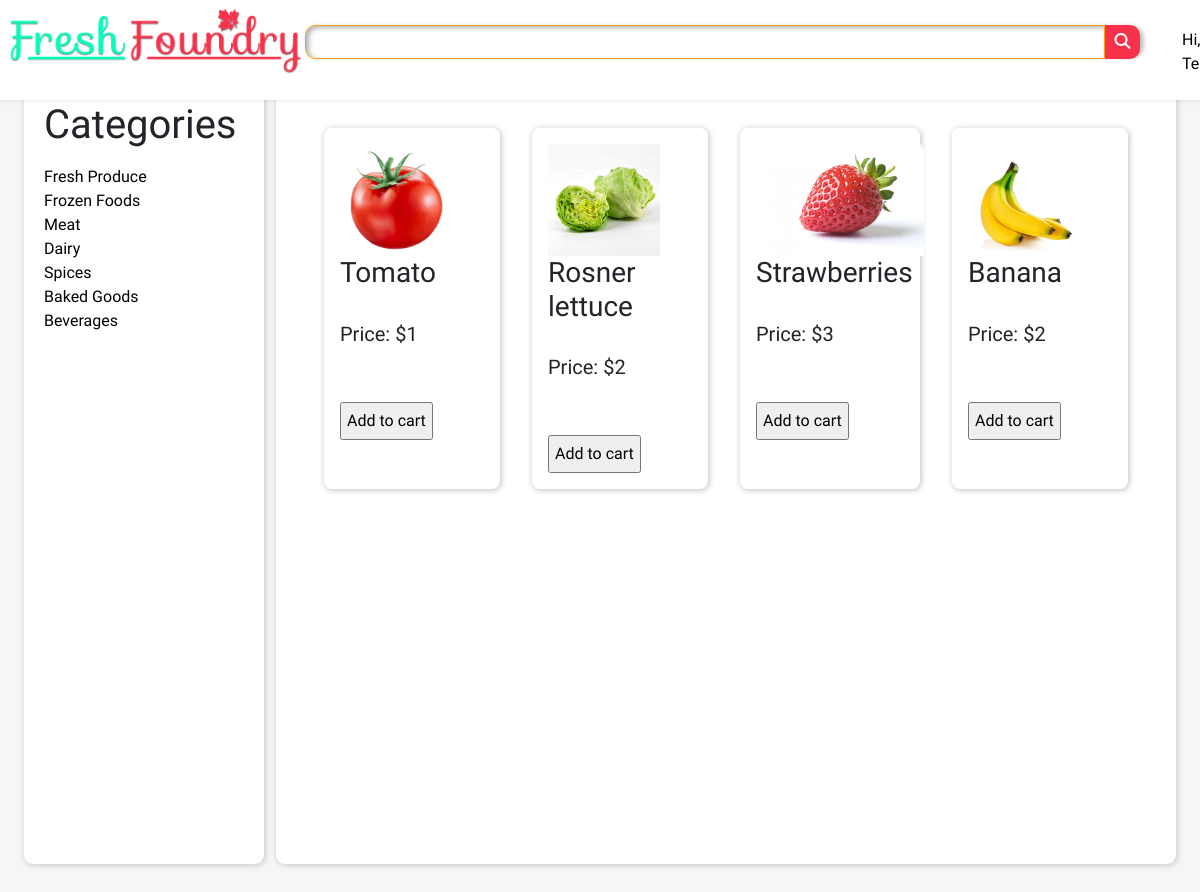
/users/fresh.php (signed in), run on the app's committed database.
### tables this page shows
CREATE TABLE `fresh_produce` (
  `sr_no` int(11) NOT NULL,
  `goods` varchar(255) NOT NULL,
  `goods_id` varchar(255) NOT NULL,
  `prod_id` varchar(255) NOT NULL,
  `price` int(11) NOT NULL,
  `image` varchar(255) NOT NULL
);

### users/fresh.php (the view, shortened to what this page needs)
<!DOCTYPE html>
<html lang="en">
<head>
    <link rel="stylesheet" href="https://cdn.jsdelivr.net/npm/bootstrap@5.1.3/dist/css/bootstrap.min.css">
    <link rel="stylesheet" href="../style/admin_style.css">
    <link rel="stylesheet" href="../style/style.css">
</head>
<body>
    <header>
        <div class="logo">
            <a href="../indexloggedin.php"><img src="../Assets/Images/FreshLogo0.3.png" alt=""></a>
        </div>
        <div class="shadow-box">
            <div class="searchbar">
                <input type="text">
                <a href="#"><button><i class="fas fa-search"></i></button></a>
            </div>
        </div>
        <div class="nav">
            <nav class="navbar">
                <ul>
                    <li><a href="#">Hi, <?php echo ucfirst($_COOKIE['user_cookie']);?></a></li>
                </ul>
            </nav>
        </div>
    </header>
    <main>
        <div class="dashboard">
            <h1 class="dashhead">
            <a>Categories</a>
            </h1>
                <div class="accordion-body" style="text-decoration:none;">
                    <a  href="./fresh.php">Fresh Produce</a><br/>
                    <a href="./frozen.php">Frozen Foods</a><br/>
                    <a href="./meat.php">Meat</a><br/>
                    <a href="./dairy.php">Dairy</a><br/>
                    <a href="./spices.php">Spices</a><br/>
                    <a href="./baked.php">Baked Goods</a><br/>
                    <a href="./beverages.php">Beverages </a><br/>
                </div>
        </div>
        <div class="adminops">
            <div class="productpageitems">
<?php
$dsn = 'mysql:host=localhost;dbname=freshfoundry';
$username = 'root';
$password = '';
try {
    $db = new PDO($dsn,$username,$password);
} catch (PDOException $e) {
    $error_message = $e->getMessage();
    echo $error_message;
    exit();
}
$stmt = $db->prepare("SELECT * FROM fresh_produce");
$stmt->execute();
$data = $stmt->fetchAll(PDO::FETCH_ASSOC);
foreach ($data as $row) {
    echo '<div class="cards_item">'.'<img src="../uploads/'. $row['image'].'"> <h3>'.$row['goods']."</h3><br /><h5>Price: $". $row['price']."</h5><br />".'<br />'.'<form action="insert2cart.php" method="post"><input name="good_name" value=" '.$row['goods'].'"style="display:none" >'.'<input name="good_price"  value="'.$row['price'].'" style="display:none">'.'<input name="good_image"  value="'.$row['image'].'" style="display:none">'.'<input class="padding-5" name="submit" type="submit" value="Add to cart"></form></div>';
}
?>
</div>
</div>
</body>
</html>

### Style/admin_style.css (style rules this page uses)
body { background-color: var(--g-whitebg); height: 100vh; width: 100vw; }
main { display: grid; grid-template-areas: "sidebar ops ops"; }
.dashboard { grid-area: "sidebar"; width: 20vw; height: 98vh; background-color: var(--white); border-radius: 9px; margin-left: 2vw; margin-top: 10vh; box-shadow: var(--shadowbright); }
.dashhead { padding-left: 20px; padding-top: 20px; margin-bottom: 0; font-family: var(--red-hat-display); }
.accordion-body > a { cursor: pointer; }
.adminops { grid-area: "ops"; width: 75vw; height: fit-content; min-height: 98vh; margin-bottom: 10vh; background-color: var(--white); border-radius: 9px; margin-top: 10vh; box-shadow: var(--shadowbright); padding: 2rem !important; }
.dashhead a { text-decoration: none ; color: black ; }

### Style/style.css (style rules this page uses)
* { box-sizing: border-box; margin: 0; padding: 0; font-family: var(--comfortaa); }
body { background-color: var(--g-whitebg); overflow-x: hidden; }
header { width: 100%; box-shadow: .1px 0.1px 6px var(--black-01); background-color: var(--white); position: fixed; display: flex; justify-content: space-evenly; z-index: 999; }
.logo img { width: 300px; height: 72px; }
.logo { margin-top: 5px; margin-left: 5px; width: 300px; height: auto; }
.searchbar { display: flex; padding: 0px; }
.searchbar a { text-decoration: none; }
.searchbar button { border-radius: 0px 10px 10px 0px; border-color: transparent; width: 35px; height: 34px; background-color: var(--logo-red); }
.searchbar i { color: var(--white); }
.shadow-box { background-size: fit-content; border-radius: 10px; box-shadow: 3px 2px 5px rgba(0, 0, 0, 0.3); padding: 0px; margin-top: 25px; height: 3.7vh; }
@media screen and (min-width: 1080px) { .searchbar input { border: 1px solid var(--outlines); border-radius: 10px 0px 0px 10px; box-shadow: inset 3px 2px 5px rgba(0, 0, 0, 0.3); width: 800px; height: 30px; padding: 1em; } }
.navbar { margin-top: 20px; }
.navbar ul { display: flex; justify-content: flex-end; }
.navbar ul li { padding: 0 10px; list-style-type: none; }
.navbar a { text-decoration: none; color: black; }
.cards_item { margin: 1rem; border-radius: 8px; box-shadow: 1px 1px 6px rgba(0, 0, 0, 0.26); padding: 1rem; width: 15vw; }
.cards_item > img { height: 7rem; }
.productpageitems { display: flex; flex-direction: row; }
.accordion-body > a { text-decoration: none; color: black; }
.padding-5 { padding: 5px !important; }

### Style/variables.css (style rules this page uses)
* { --g-whitebg : #f6f6f6; --white : #ffffff; --black : #000000; --black-01 : rgba(0, 0, 0, 0.1); --outlines : #ff9f1c; --logo-green : #01ffba; --logo-red : #fa314a; --red : #fa314a; --shadowdeep: 2px 2px 6px #00000034; --shadowbright: 1px 1px 6px #00000034; }

### data on the page
fresh_produce: image (picture), goods "Tomato", price "1"
fresh_produce: image (picture), goods "Rosner lettuce", price "2"
fresh_produce: image (picture), goods "Strawberries", price "3"
fresh_produce: image (picture), goods "Banana", price "2"
